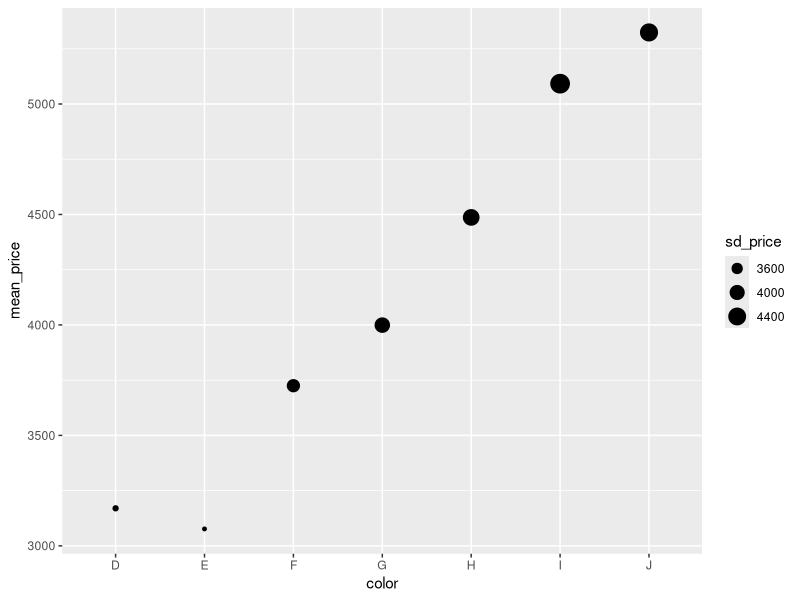

This figure's R source:
library(tidyverse)

diamonds %>% 
  group_by(color) %>% 
  summarise(mean_price = mean(price),
            sd_price = sd(price)) %>% 
  ggplot(aes(color, mean_price, size = sd_price)) +
  geom_point()
